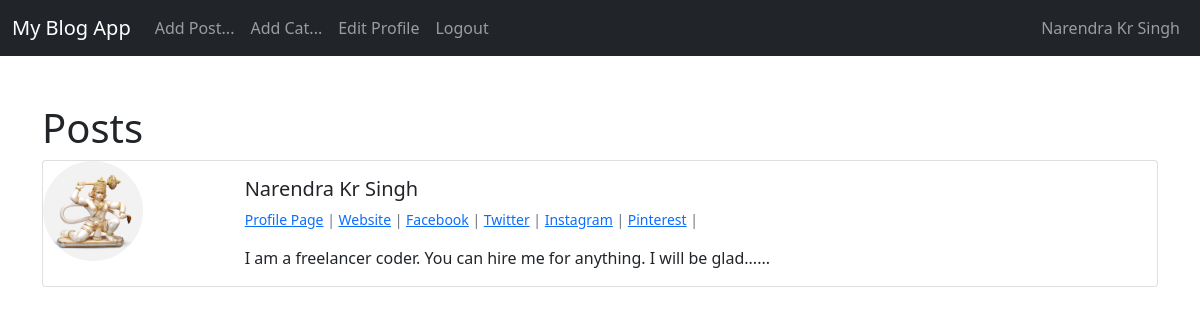
Screenshot of /members/1/profile/ (signed in) with the database file from the repository.
### blog_app/models.py (models this page shows, shortened)
class Profile(models.Model):
    user = models.OneToOneField(User, null=True, on_delete=models.CASCADE)
    bio = models.TextField()
    profile_pic = models.ImageField(null=True,blank=True,upload_to="images/profile")
    website_url = models.CharField(max_length=255, null=True,blank=True)
    facebook_url = models.CharField(max_length=255, null=True,blank=True)
    twitter_url = models.CharField(max_length=255, null=True,blank=True)
    instagram_url = models.CharField(max_length=255, null=True,blank=True)
    pintrest_url = models.CharField(max_length=255, null=True,blank=True)

### members/views.py (the view)
# urls.py: path('<int:pk>/profile/', ShowProfilePageView.as_view(), name='show_profile_page'),
class ShowProfilePageView(DetailView):
    model = Profile
    template_name = 'registration/user_profile.html'
    def get_context_data(self, *args, **kwargs):
        context = super(ShowProfilePageView, self).get_context_data(*args, **kwargs)
        page_user = get_object_or_404(Profile, id=self.kwargs['pk'])
        context["page_user"] = page_user
        return context

### members/templates/registration/user_profile.html (shortened to what this page needs)
{% extends 'base.html' %}
{% load static %}
{% block content %}
<h1>Posts</h1>
<div class="card mb-3"">
    <div class="row g-0">
      <div class="col-md-2">
        {% if page_user.profile_pic %}
        <img class="rounded-circle" src="{{ page_user.profile_pic.url }}" alt="img" width="100" height="100">
        {% else %}
        <img class="rounded-circle" src="{% static 'theblog/images/profile1.png' %}" alt="img" width="100" height="100">
        {% endif %}
      </div>
      <div class="col-md-10">
        <div class="card-body">
          <h5 class="card-title">
            {{ page_user.user.first_name }}
            {{ page_user.user.last_name }}
        </h5>
        <p class="small text-muted">
          <a href="{% url 'show_profile_page' page_user.id %}">Profile Page</a>
          {% if page_user.website_url %}
           | <a href="{{ page_user.website_url }}">Website</a> |
          {% endif %}
          {% if page_user.facebook_url %}
           <a href="{{ page_user.facebook_url }}">Facebook</a> |
           {% endif %}
           {% if page_user.twitter_url %}
           <a href="{{ page_user.twitter_url }}">Twitter</a> |
           {% endif %}
           {% if page_user.instagram_url %}
           <a href="{{ page_user.instagram_url }}">Instagram</a> |
           {% endif %}
           {% if page_user.pintrest_url %}
           <a href="{{ page_user.pintrest_url }}">Pinterest</a> |
           {% endif %}
        </p>
          <p class="card-text">{{ page_user.bio }}</p>
        </div>
      </div>
    </div>
  </div>
{% endblock %}

### blog_app/templates/base.html (shortened to what this page needs)
<!doctype html>
<html lang="en">
  <head>
    <link href="https://cdn.jsdelivr.net/npm/bootstrap@5.1.3/dist/css/bootstrap.min.css" rel="stylesheet">
  </head>
  <body>
    <nav class="navbar navbar-expand-lg navbar-dark bg-dark mb-5">
        <div class="container-fluid">
          <a class="navbar-brand" href="{% url 'home' %}">My Blog App</a>
          <div class="collapse navbar-collapse" id="navbarSupportedContent">
            <ul class="navbar-nav me-auto mb-2 mb-lg-0">
              {% if user.is_authenticated %}
              <li class="nav-item">
                <a class="nav-link" href="{% url 'add_post' %}">Add Post...</a>
              </li>
              <li class="nav-item">
                <a class="nav-link" href="{% url 'add_category' %}">Add Cat...</a>
              </li>
              <li class="nav-item">
                <a class="nav-link" href="{% url 'edit_profile' %}">Edit Profile</a>
              </li>
              <li class="nav-item">
                <a class="nav-link" href="{% url 'logout' %}">Logout</a>
              </li>
              {% endif %}
            </ul>
            <ul class="navbar-nav ml-auto mb-2 mb-lg-0">
              <li class="nav-item">
                <a class="nav-link" href="{% url 'login' %}">
                  {{ user.first_name }}
                  {{ user.last_name }}
                </a>
              </li>
            </ul>
          </div>
        </div>
      </nav>
<div class="container">
    {% block content %}{% endblock %}
</div>
  </body>
</html>

### rows the page displays
Profile: profile_pic (picture), user.first_name "Narendra", user.last_name "Kr Singh", bio "I am a freelancer coder. You can hire me for anything. I will be glad......"

### other values shown
{{ user.first_name }} "Narendra"
{{ user.last_name }} "Kr Singh"
